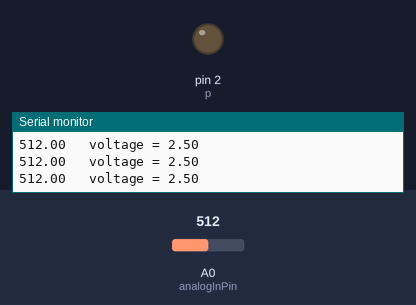
Bench run of a sketch on a simulated Arduino Uno, built with avr-gcc and run on an emulated ATmega328P. Parts: output pins drawn as LEDs (lit = HIGH), the last lines printed to the serial monitor. Dashed ring = blinking. The inputs (shaded band) are chosen by the test bench; at power-on: A0 (analogInPin) = 512.

Above: at 1.2 s.
1.3 s: A0 (analogInPin) set to 847
4.3 s: A0 (analogInPin) set to 878
At 4.7 s:
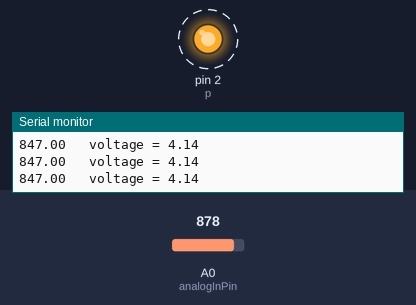
7.3 s: A0 (analogInPin) set to 716
At 8.1 s:
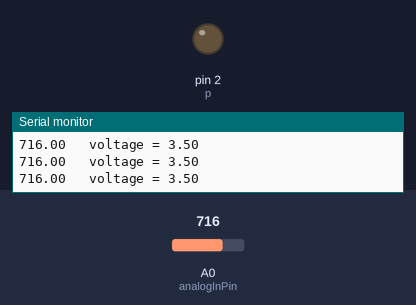
8.8 s: A0 (analogInPin) set to 900
At 9.2 s:
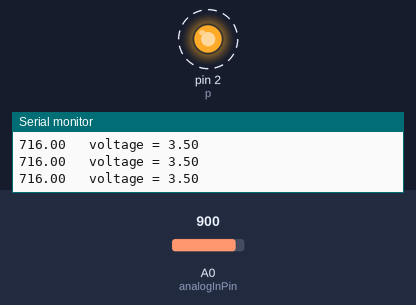
Timing chart, 0 to 12.8 s (numbered marks = the images above; inputs shaded):
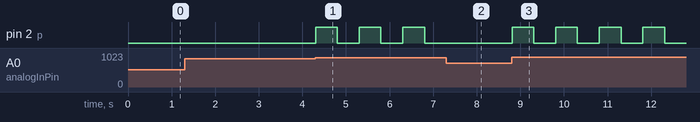

Measured:
- the behaviour switches between 859 and 860 on A0 (analogInPin) (found by bisection; images 0 and 1)
- after the input at 4.3 s, pin 2 (p): alternates HIGH for 0.50 s and LOW for 0.50 s, starting at once
- after the input at 7.3 s, pin 2 (p): stays LOW (without the input it goes to HIGH after 0.00 s)
- after the input at 8.8 s, pin 2 (p): alternates HIGH for 0.50 s and LOW for 0.50 s, starting at once

The sketch:

lithium_charger.ino
```cpp
int p=2;  // pin
const int analogInPin = A0;

float sensorValue = 0;        //float for accuracy
float outputValue = 0;
void setup() {
  Serial.begin(9600);
  pinMode(p, OUTPUT);
}


void loop() {

  sensorValue = analogRead(analogInPin);//analog input value
  outputValue = (sensorValue * 5) / 1023;
  if(outputValue >= 4.2){ //charge blink voltage check
     digitalWrite(p, HIGH);
  delay(500);
  digitalWrite(p, LOW);
  delay(500);
  }else{
    digitalWrite(p, LOW); }

  Serial.print(sensorValue);
  Serial.print("\t voltage = ");
  Serial.println(outputValue);
}
```
